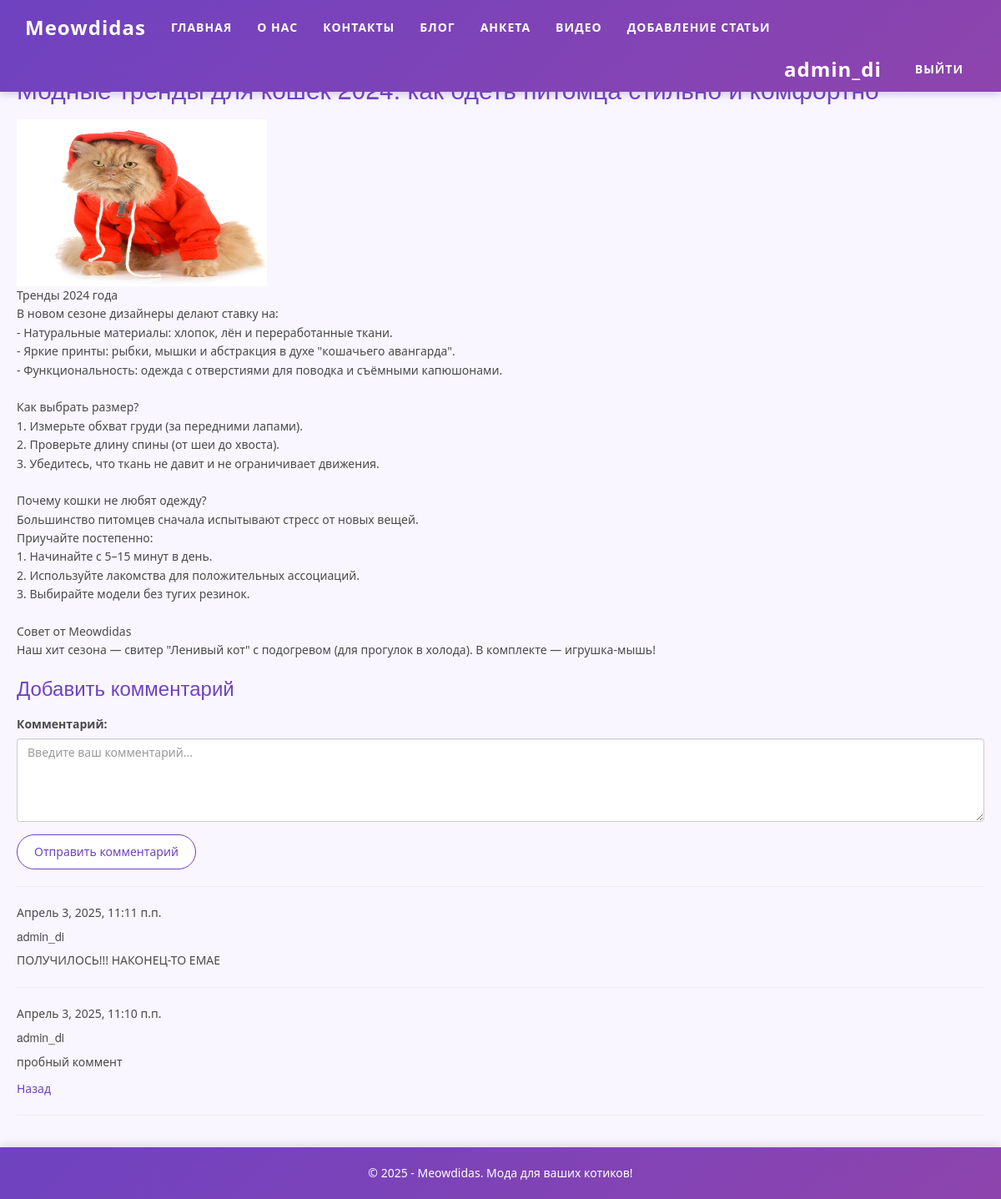
/blog/1/ (signed in), run on the app's committed database.
### app/models.py (models this page shows, shortened)
class Blog(models.Model):
    title = models.CharField(max_length=100, verbose_name="Заголовок")
    description = models.TextField(verbose_name="Краткое содержание")
    content = models.TextField(verbose_name="Полное содержание")
    posted = models.DateTimeField(default=timezone.now, db_index=True, verbose_name="Опубликована")
    image = models.FileField(default='cat1.png', verbose_name='Путь к картинке')
    class Meta:
        db_table = "Posts"
        ordering = ["-posted"]
        verbose_name = "статья блога"
        verbose_name_plural = "статьи блога"

class Comment(models.Model):
    text = models.TextField(verbose_name="Комментарий")
    date = models.DateTimeField(default=timezone.now, db_index=True, verbose_name="Дата")
    author = models.ForeignKey(User, on_delete=models.CASCADE, verbose_name="Автор")
    post = models.ForeignKey(Blog, on_delete=models.CASCADE, verbose_name="Статья")
    class Meta:
        db_table = "Comments"
        verbose_name = "Комментарий"
        verbose_name_plural = "Комментарии к статьям блога"
        ordering = ["-date"]

### app/views.py (the view)
# urls.py: path('blog/<int:post_id>/', views.blogpost, name='blogpost'),
def blogpost(request, post_id):
    post_l = Blog.objects.get(id=post_id)
    comments = Comment.objects.filter(post=post_id)  # Исправлено parametr на post_id
    if request.method == "POST":
        form = CommentForm(request.POST)
        if form.is_valid():
            comment_f = form.save(commit=False)
            comment_f.author = request.user
            comment_f.date = datetime.now()
            comment_f.post = Blog.objects.get(id=post_id)  # Исправлено parametr на post_id
            comment_f.save()
            return redirect('blogpost', post_id=post_l.id)  # Исправлено parametr на post_id
    else:
        form = CommentForm()
    assert isinstance(request, HttpRequest)
    return render(
        request,
        'app/blogpost.html',
        {
            'post_l': post_l,
            'comments': comments,  # Исправлено название переменной
            'form': form,
            'year': datetime.now().year,
        }
    )

### app/forms.py
class CommentForm(forms.ModelForm):
    class Meta:
        model = Comment
        fields = ['text']
        labels = {
            'text': "Комментарий"
        }
        widgets = {
            'text': forms.Textarea(attrs={
                'class': 'form-control',
                'rows': 3,
                'placeholder': 'Введите ваш комментарий...'
            })
        }

### app/templates/app/blogpost.html (shortened to what this page needs)
{% extends "app/layout.html" %}
{% block content %}
<h2>{{ post_l.title }}</h2>
{% if post_l.image and post_l.image.url != 'media/cat1.png' %}
<img src="{{ post_l.image.url }}" alt="Картинка" width="300" height="200" />
{% endif %}
<p>{{ post_l.content|linebreaksbr }}</p>
{% if user.is_authenticated %}
<h3>Добавить комментарий</h3>
<form method="POST">
    <div>
        {{ form.as_p }}
        <button type="submit" class="save btn btn-default">Отправить комментарий</button>
    </div>
</form>
{% else %}
<h3>Для добавления своего комментария, пожалуйста, авторизируйтесь</h3>
{% endif %}
{% for comment in comments %}
<hr />
<h7>{{ comment.date }}</h7>
<h5>{{ comment.author }}</h5>
<p>{{ comment.text|linebreaksbr }}</p>
{% endfor %}
<p><a href="{% url 'blog' %}">Назад</a></p>
{% endblock %}

### app/templates/app/loginpartial.html (shortened to what this page needs)
﻿{% if user.is_authenticated %}
<form id="logoutForm" action="/logout/" method="post" class="navbar-right">
    <ul class="nav navbar-nav navbar-right">
        <li><span class="navbar-brand">{{ user.username }}</span></li>
        <li><a href="javascript:document.getElementById('logoutForm').submit()">Выйти</a></li>
    </ul>
</form>
{% else %}
<ul class="nav navbar-nav navbar-right">
    <li><a href="{% url 'login' %}">Войти</a></li>
</ul>
{% endif %}

### app/static/app/content/site.css (style rules this page uses)
.navbar-inverse .navbar-brand { color: #fff; font-weight: bold; font-size: 24px; transition: color 0.3s ease; }
.navbar-inverse .navbar-nav > li > a { color: #fff; font-size: 16px; transition: background-color 0.3s ease, color 0.3s ease; }
.navbar-right { margin-right: 0; display: flex; align-items: center; flex-wrap: nowrap; }
.navbar-nav.navbar-right > li { margin-left: 10px; white-space: nowrap; }
.navbar-right a { font-size: 14px; padding: 15px 8px !important; }
.navbar-inverse .navbar-nav > li > a { padding: 15px 12px; font-size: 14px; }
.btn-default { background: #fff; border: 1px solid #6f42c1; color: #6f42c1; padding: 10px 20px; border-radius: 25px; transition: background-color 0.3s ease, color 0.3s ease; }
input, select, textarea { max-width: 100%; width: 100%; padding: 10px; border: 1px solid #ddd; border-radius: 25px; margin-bottom: 15px; transition: border-color 0.3s ease, box-shadow 0.3s ease; font-family: 'Segoe UI', Tahoma, Geneva, Verdana, sans-serif; font-size: 16px; }
textarea { resize: vertical; min-height: 100px; }
h1, h2, h3 { color: #6f42c1; margin-bottom: 20px; }
a { color: #6f42c1; text-decoration: none; transition: color 0.3s ease; }
.jumbotron, .btn, .navbar-brand { animation: fadeIn 1s ease-in-out; }

### data on the page
Blog: title "Модные тренды для кошек 2024: как одеть питомца стильно и комфортно", image (picture), content "Тренды 2024 года В новом сезоне дизайнеры делают ставку на: - Натуральные материалы: хлопок, лён и переработанные ткани. - Яркие принты: рыбки, мышки и абстракция в духе \"кошачьего авангарда\". - Функциональность: одежда с отверстиями для поводка и съёмными капюшонами. Как выбрать размер? 1. Измерьте обхват груди (за передними лапами). 2. Проверьте длину спины (от шеи до хвоста). 3. Убедитесь, что ткань не давит и не ограничивает движения. Почему кошки не любят одежду? Большинство питомцев сначала испытывают стресс от новых вещей. Приучайте постепенно: 1. Начинайте с 5–15 минут в день. 2. Используйте лакомства для положительных ассоциаций. 3. Выбирайте модели без тугих резинок. Совет от…"
Comment: date "Апрель 3, 2025, 11:11 п.п.", author "admin_di", text "ПОЛУЧИЛОСЬ!!! НАКОНЕЦ-ТО ЕМАЕ"
Comment: date "Апрель 3, 2025, 11:10 п.п.", author "admin_di", text "пробный коммент"

### other printed values
{{ user.username }} "admin_di"
